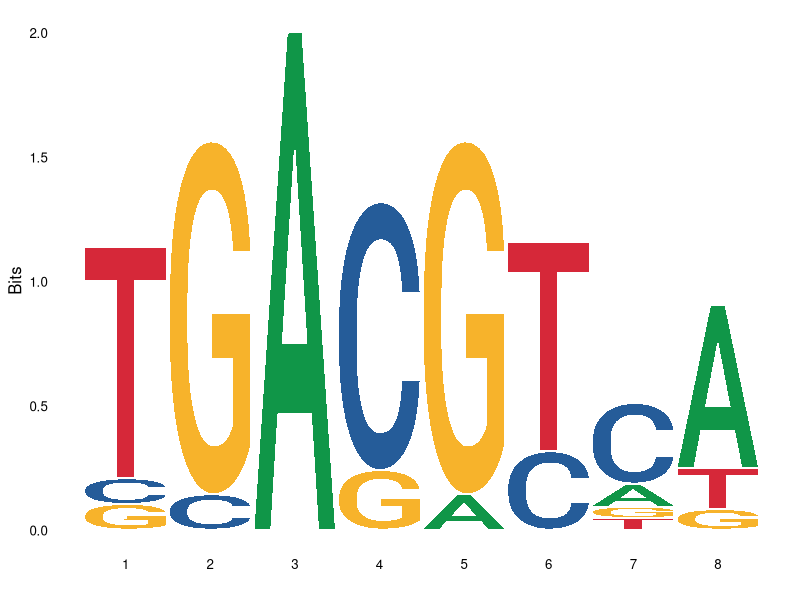
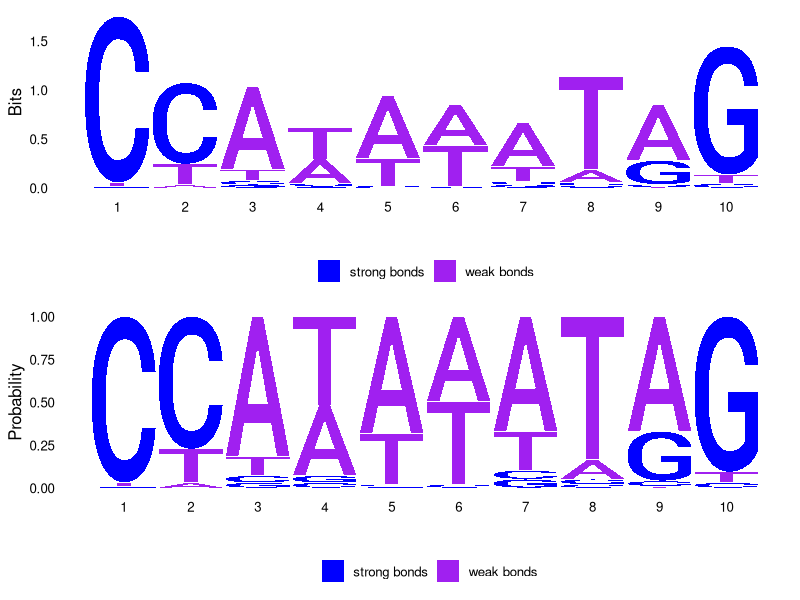

The R source for these figures, in order:
#Make sequence logos #######################################################

#Load library
library(ggseqlogo)

#Read position frequency matrix
df = read.table("data_logo1.txt", header=T)

#Make sequence logo
pdf("seq_logo1.pdf", width=4, height=2)
ggseqlogo(as.matrix(df))
dev.off()

#Read list of DNA sequences (e.g., binding sites of transcription factors)
df = read.table("data_logo2.txt")

#Create custom colour scheme
colors = make_col_scheme(chars=c('A','T','C','G'), groups=c('weak bonds', 'weak bonds', 'strong bonds', 'strong bonds'), cols=c('purple', 'purple', 'blue', 'blue'))

#Make sequence logo
pdf("seq_logo2.pdf", width=4, height=5)
p1 = ggseqlogo(as.character(df$V1), method = 'bits', col_scheme=colors)
p2 = ggseqlogo(as.character(df$V1), method = 'prob', col_scheme=colors)
gridExtra::grid.arrange(p1, p2)
dev.off()
